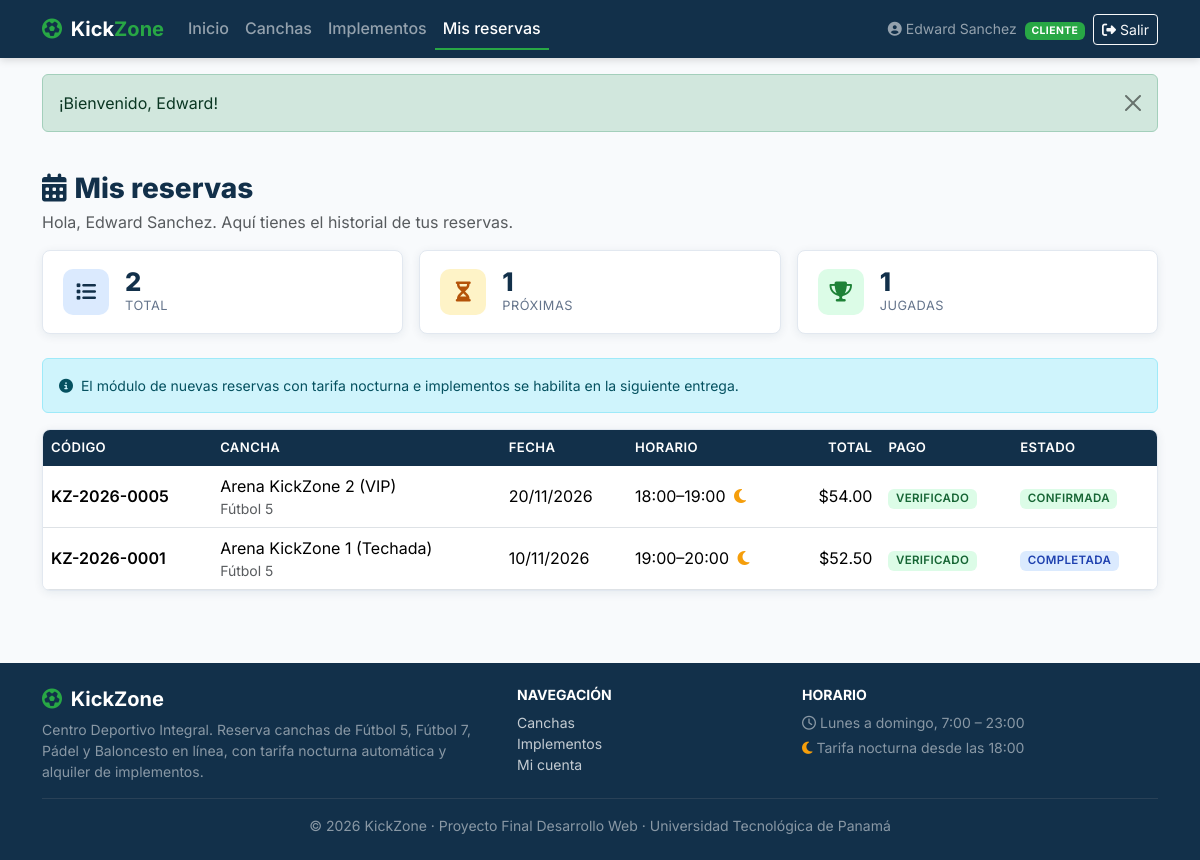
The app's page /cliente/panel.php (signed in) with its own data.
### tables this page shows
CREATE TABLE reservas (
    id_reserva INT AUTO_INCREMENT PRIMARY KEY,
    codigo_reserva VARCHAR(20) NOT NULL UNIQUE,
    id_cliente INT NOT NULL,
    id_cancha INT NOT NULL,
    fecha_reserva DATE NOT NULL,
    hora_inicio TIME NOT NULL,
    hora_fin TIME NOT NULL,
    es_tarifa_nocturna TINYINT(1) NOT NULL DEFAULT 0,
    subtotal_cancha DECIMAL(8,2) NOT NULL,
    subtotal_implementos DECIMAL(8,2) NOT NULL DEFAULT 0.00,
    total_pagar DECIMAL(8,2) NOT NULL,
    notas_cliente VARCHAR(255) NULL,
    estado ENUM('PENDIENTE', 'CONFIRMADA', 'COMPLETADA', 'CANCELADA') NOT NULL DEFAULT 'PENDIENTE',
    fecha_creacion TIMESTAMP DEFAULT CURRENT_TIMESTAMP,
    fecha_actualizacion TIMESTAMP NULL DEFAULT NULL ON UPDATE CURRENT_TIMESTAMP,
    CONSTRAINT chk_reserva_horario CHECK (hora_fin > hora_inicio),
    CONSTRAINT chk_reserva_total CHECK (total_pagar >= 0),
    CONSTRAINT fk_reserva_cliente FOREIGN KEY (id_cliente) REFERENCES usuarios(id_usuario) ON UPDATE CASCADE,
    CONSTRAINT fk_reserva_cancha FOREIGN KEY (id_cancha) REFERENCES canchas(id_cancha) ON UPDATE CASCADE,
    INDEX idx_reserva_fecha_cancha (id_cancha, fecha_reserva, estado),
    INDEX idx_reserva_cliente (id_cliente),
    INDEX idx_reserva_fecha_estado (fecha_reserva, estado)
);

CREATE TABLE canchas (
    id_cancha INT AUTO_INCREMENT PRIMARY KEY,
    id_deporte INT NOT NULL,
    nombre VARCHAR(100) NOT NULL,
    descripcion TEXT NOT NULL,
    superficie VARCHAR(60) NOT NULL,
    capacidad_jugadores INT NOT NULL,
    tarifa_diurna DECIMAL(8,2) NOT NULL,
    tarifa_nocturna DECIMAL(8,2) NOT NULL,
    hora_inicio_nocturna TIME NOT NULL DEFAULT '18:00:00',
    imagen_url VARCHAR(255) DEFAULT 'assets/img/cancha_default.jpg',
    estado ENUM('DISPONIBLE', 'MANTENIMIENTO', 'INACTIVA') NOT NULL DEFAULT 'DISPONIBLE',
    fecha_creacion TIMESTAMP DEFAULT CURRENT_TIMESTAMP,
    CONSTRAINT fk_cancha_deporte FOREIGN KEY (id_deporte) REFERENCES deportes(id_deporte) ON UPDATE CASCADE,
    INDEX idx_cancha_deporte (id_deporte),
    INDEX idx_cancha_estado (estado),
    INDEX idx_cancha_nombre (nombre)
);

CREATE TABLE deportes (
    id_deporte INT AUTO_INCREMENT PRIMARY KEY,
    nombre VARCHAR(60) NOT NULL UNIQUE,
    descripcion VARCHAR(200) NOT NULL,
    icono VARCHAR(50) DEFAULT 'fa-futbol'
);

### includes/seguridad.php (called while the page is built, shortened)
<?php
function e(mixed $valor): string
{
    return htmlspecialchars((string) $valor, ENT_QUOTES | ENT_SUBSTITUTE, 'UTF-8');
}

### cliente/panel.php (the view, shortened to what this page needs)
<?php
$pdo = db();
$idCliente = (int) $_SESSION['usuario']['id'];
$stmt = $pdo->prepare(
    "SELECT r.codigo_reserva, r.fecha_reserva, r.hora_inicio, r.hora_fin, r.es_tarifa_nocturna,
            r.total_pagar, r.estado, c.nombre AS cancha, d.nombre AS deporte,
            (SELECT p.estado_pago FROM pagos p WHERE p.id_reserva = r.id_reserva ORDER BY p.id_pago DESC LIMIT 1) AS estado_pago
       FROM reservas r
       JOIN canchas c ON c.id_cancha = r.id_cancha
       JOIN deportes d ON d.id_deporte = c.id_deporte
      WHERE r.id_cliente = :cliente
      ORDER BY r.fecha_reserva DESC, r.hora_inicio DESC"
);
$stmt->execute([':cliente' => $idCliente]);
$reservas = $stmt->fetchAll();
$proximas = array_filter($reservas, static fn($r) => in_array($r['estado'], ['PENDIENTE', 'CONFIRMADA'], true));
$completadas = array_filter($reservas, static fn($r) => $r['estado'] === 'COMPLETADA');
require __DIR__ . '/../includes/header.php';
?>
<div class="container py-4">
    <h1 class="h3 kz-titulo-seccion mb-1"><i class="fa-solid fa-calendar-days me-2"></i>Mis reservas</h1>
    <p class="text-muted">Hola, <?= e($_SESSION['usuario']['nombre']) ?>. Aquí tienes el historial de tus reservas.</p>
    <div class="row g-3 mb-4">
        <div class="col-sm-4">
            <div class="kz-kpi d-flex align-items-center gap-3">
                <span class="kz-kpi-icono kz-icono-azul"><i class="fa-solid fa-list"></i></span>
                <div><div class="kz-kpi-valor"><?= count($reservas) ?></div><div class="kz-kpi-label">Total</div></div>
            </div>
        </div>
        <div class="col-sm-4">
            <div class="kz-kpi d-flex align-items-center gap-3">
                <span class="kz-kpi-icono kz-icono-ambar"><i class="fa-solid fa-hourglass-half"></i></span>
                <div><div class="kz-kpi-valor"><?= count($proximas) ?></div><div class="kz-kpi-label">Próximas</div></div>
            </div>
        </div>
        <div class="col-sm-4">
            <div class="kz-kpi d-flex align-items-center gap-3">
                <span class="kz-kpi-icono kz-icono-verde"><i class="fa-solid fa-trophy"></i></span>
                <div><div class="kz-kpi-valor"><?= count($completadas) ?></div><div class="kz-kpi-label">Jugadas</div></div>
            </div>
        </div>
    </div>
    <div class="alert alert-info small">
        <i class="fa-solid fa-circle-info me-1"></i>
        El módulo de nuevas reservas con tarifa nocturna e implementos se habilita en la siguiente entrega.
    </div>
    <div class="table-responsive card kz-card">
        <table class="table kz-tabla mb-0">
            <thead>
            <tr>
                <th>Código</th>
                <th>Cancha</th>
                <th>Fecha</th>
                <th>Horario</th>
                <th class="text-end">Total</th>
                <th>Pago</th>
                <th>Estado</th>
            </tr>
            </thead>
            <tbody>
            <?php foreach ($reservas as $r): ?>
                <tr>
                    <td class="fw-semibold"><?= e($r['codigo_reserva']) ?></td>
                    <td><?= e($r['cancha']) ?><div class="small text-muted"><?= e($r['deporte']) ?></div></td>
                    <td><?= e(date('d/m/Y', strtotime($r['fecha_reserva']))) ?></td>
                    <td>
                        <?= e(substr($r['hora_inicio'], 0, 5)) ?>–<?= e(substr($r['hora_fin'], 0, 5)) ?>
                        <?php if ((int) $r['es_tarifa_nocturna'] === 1): ?>
                            <i class="fa-solid fa-moon text-kz-ambar ms-1" title="Tarifa nocturna"></i>
                        <?php endif; ?>
                    </td>
                    <td class="text-end">$<?= e(number_format((float) $r['total_pagar'], 2)) ?></td>
                    <td>
                        <?php if ($r['estado_pago']): ?>
                            <span class="badge kz-estado kz-estado-<?= e($r['estado_pago']) ?>"><?= e($r['estado_pago']) ?></span>
                        <?php else: ?>
                            <span class="small text-muted">Sin registrar</span>
                        <?php endif; ?>
                    </td>
                    <td><span class="badge kz-estado kz-estado-<?= e($r['estado']) ?>"><?= e($r['estado']) ?></span></td>
                </tr>
            <?php endforeach; ?>
            </tbody>
        </table>
    </div>
</div>
<?php require __DIR__ . '/../includes/footer.php'; ?>

### assets/css/estilos.css (style rules this page uses)
:root { --kz-azul: #12304A; --kz-azul-claro: #1C4A70; --kz-verde: #28A745; --kz-verde-oscuro: #1E8237; --kz-fondo: #F8FAFC; --kz-ambar: #F59E0B; --kz-texto: #1F2937; --kz-gris: #64748B; --kz-borde: #E2E8F0; --kz-radio: 8px; --kz-sombra: 0 2px 10px rgba(18, 48, 74, .08); --kz-sombra-hover: 0 8px 24px rgba(18, 48, 74, .16); }
body { font-family: 'Inter', 'Segoe UI', system-ui, -apple-system, sans-serif; background-color: var(--kz-fondo); color: var(--kz-texto); }
.text-kz-ambar { color: var(--kz-ambar) !important; }
.kz-card { border: 1px solid var(--kz-borde); border-radius: var(--kz-radio); box-shadow: var(--kz-sombra); background: #fff; transition: transform .15s ease, box-shadow .15s ease; }
.kz-estado { font-size: .72rem; font-weight: 600; letter-spacing: .03em; }
.kz-estado-DISPONIBLE, .kz-estado-ACTIVO, .kz-estado-CONFIRMADA, .kz-estado-VERIFICADO { background-color: #DCFCE7; color: #166534; }
.kz-estado-COMPLETADA { background-color: #DBEAFE; color: #1E40AF; }
.kz-titulo-seccion { font-weight: 800; color: var(--kz-azul); }
.kz-kpi { border-radius: var(--kz-radio); background: #fff; border: 1px solid var(--kz-borde); box-shadow: var(--kz-sombra); padding: 1.1rem 1.25rem; }
.kz-kpi .kz-kpi-icono { width: 46px; height: 46px; border-radius: 10px; display: inline-flex; align-items: center; justify-content: center; font-size: 1.25rem; }
.kz-kpi .kz-kpi-valor { font-size: 1.6rem; font-weight: 800; color: var(--kz-azul); line-height: 1.1; }
.kz-kpi .kz-kpi-label { font-size: .8rem; color: var(--kz-gris); text-transform: uppercase; letter-spacing: .04em; }
.kz-icono-verde { background: #DCFCE7; color: var(--kz-verde-oscuro); }
.kz-icono-azul { background: #DBEAFE; color: var(--kz-azul); }
.kz-icono-ambar { background: #FEF3C7; color: #B45309; }
.kz-tabla thead th { background-color: var(--kz-azul); color: #fff; font-weight: 600; font-size: .82rem; text-transform: uppercase; letter-spacing: .03em; border: 0; }
.kz-tabla td { vertical-align: middle; }

### records on screen
reservas: codigo_reserva "KZ-2026-0005", id_cancha.nombre "Arena KickZone 2 (VIP)", deportes.nombre "Fútbol 5", fecha_reserva "20/11/2026", hora_inicio "18:00", hora_fin "19:00", es_tarifa_nocturna 1 (drawn), total_pagar "54.00", estado_pago "VERIFICADO", estado "CONFIRMADA"
reservas: codigo_reserva "KZ-2026-0001", id_cancha.nombre "Arena KickZone 1 (Techada)", deportes.nombre "Fútbol 5", fecha_reserva "10/11/2026", hora_inicio "19:00", hora_fin "20:00", es_tarifa_nocturna 1 (drawn), total_pagar "52.50", estado_pago "VERIFICADO", estado "COMPLETADA"

### other values on screen
$u['nombre'] "Edward Sanchez"
$u['rol'] "CLIENTE"
$m['mensaje'] "¡Bienvenido, Edward!"
$_SESSION['usuario']['nombre'] "Edward Sanchez"
count($reservas) "2"
count($proximas) "1"
count($completadas) "1"
